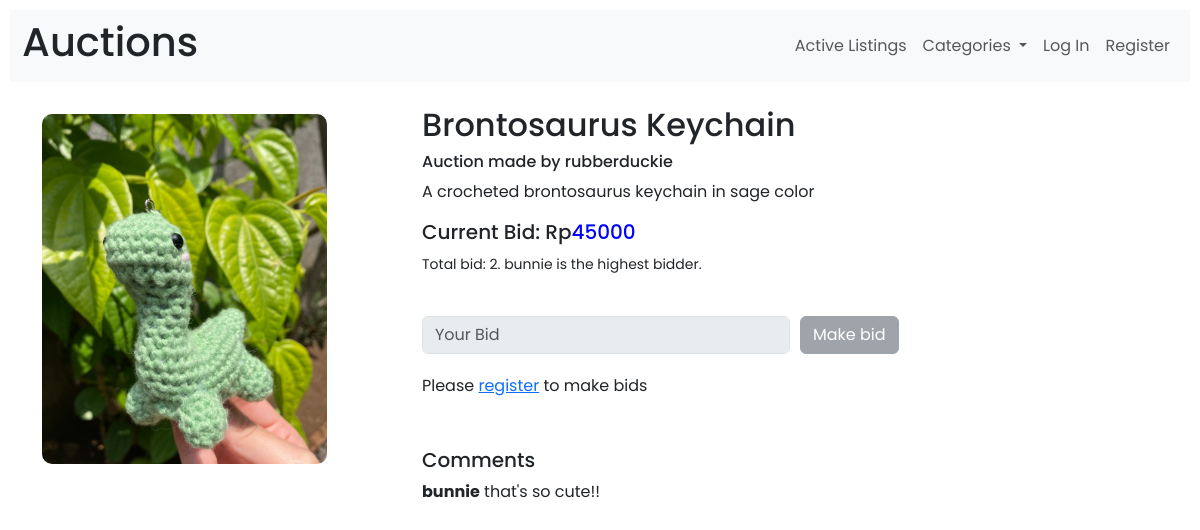
/4, run on the app's committed database.
### auctions/models.py (models this page shows, shortened)
class Listings(models.Model):
    category_list = [
        ('Fashion', 'Fashion'),
        ('Toys', 'Toys'),
        ('Electronics', 'Electronics'),
        ('Home', 'Home'),
        ('Others', 'Others')
    ]
    title = models.CharField(max_length=50)
    description = models.TextField()
    current_bid = models.DecimalField(max_digits=12, decimal_places=0)
    image = models.ImageField(null= True, blank=True, upload_to='auctions/images/')
    category = models.CharField(choices=category_list, blank=True, max_length=15)
    author = models.ForeignKey(User, on_delete=models.CASCADE,related_name="posts", default=0)
    status= models.BooleanField(default=True)
    objects = CreateListing()

class User(AbstractUser):
    pass

class Bid(models.Model):
    bid = models.DecimalField(max_digits=12, decimal_places=0)
    bidder = models.ForeignKey(User,on_delete=models.CASCADE, related_name="bid_value", default=0)
    bid_object= models.ForeignKey(Listings,on_delete=models.CASCADE, related_name="bid", default=0)
    winner = models.BooleanField(default= False)
    objects = CreateBid()

class Comment(models.Model):
    comment = models.CharField(max_length=500)
    account = models.ForeignKey(User,on_delete=models.CASCADE, related_name="comments", default=0)
    comment_object= models.ForeignKey(Listings,on_delete=models.CASCADE, related_name="commented", default=0)
    objects = CreateComment()

### auctions/views.py (the view, shortened to what this page needs)
# urls.py: path("<int:listing_id>", views.listing_page, name="listing"),
def listing_page (request, listing_id):
    post = Listings.objects.get(pk=listing_id)
    bid_exist = Bid.objects.filter(bid_object = listing_id)
    try:
        watchlist = Watchlist.objects.get(item=listing_id)
    except Watchlist.DoesNotExist:
        watchlist = None
    if bid_exist:
        top_bid = Bid.objects.filter(bid_object = listing_id).latest('bid')
        return render(request, "auctions/listing.html", {
            "listing": post,
            "comments": Comment.objects.filter(comment_object = listing_id),
            "top_bid" : top_bid,
            "bid_exist" : bid_exist,
            "watchlist": watchlist
        })
    return render(request, "auctions/listing.html", {
        "listing": post,
        "comments": Comment.objects.filter(comment_object = listing_id),
        "watchlist": watchlist
    })

### auctions/templates/auctions/listing.html (shortened to what this page needs)
{% extends "auctions/layout.html" %}
{% block body %}
<br>
<div class="container">
    <div class="row">
        <div class = "col-4 mt-2">
            <img src="{{listing.image.url}}" alt="listing image" class="image-rounded">
            <br>
            <br>
        </div>
        {% if not top_bid.winner %}
            <div class = "col-8 style="text-align: justify;">
                <h2>{{listing.title}}</h2>
                <h6> Auction made by {{listing.author.username}}</h6>
                <p>{{listing.description}}</p>
                {% if top_bid %}
                <h5>Current Bid: Rp<span style="color: blue">{{top_bid.bid}}</span></h5>
                    {% if top_bid.bidder.username == user.username %}
                    <p><small>Total bid: {{ bid_exist | length}}. You're the highest bidder.</small></p>
                    {% else %}
                    <p><small>Total bid: {{ bid_exist | length}}. {{top_bid.bidder.username}} is the highest bidder.</small></p>
                    {% endif %}
                {% else %}
                    <h5>Starting Bid: Rp<span style="color: blue">{{listing.current_bid}}</span></h5>
                {% endif %}
                {% if user.is_authenticated and user.username != listing.author.username %}
                <form action="{% url 'listing' listing.id %}" method="post" >
                    {% csrf_token %}
                    <div class="form-group form-side">
                        <input class="form-control" type="number" name="bid" placeholder="Your Bid" style="width:50%">
                        <input class="btn btn-primary" type="submit" value="Make bid">
                    </div>
                        <div class="comment-container">
                            <h5>Comments</h5>
                            {% for c in comments %}
                                <strong>{{ c.account.username}}</strong>
                                {{ c.comment }}
                                <br>
                            {% endfor %}
                        </div>
                        <div class="form-group form-side">
                            <input class="form-control" type="text" name="comment" placeholder="Add a comment">
                            <input class="btn btn-primary" type="submit" value="Comment">
                        </div>
                    </form>
                    {% else %}
                    <br>
                    <form action="{% url 'listing' listing.id %}" method="post" >
                        <div class="form-group form-side">
                            <input class="form-control" type="number" name="bid" placeholder="Your Bid" style="width:50%" disabled>
                            <input class="btn btn-secondary" type="submit" value="Make bid" disabled>
                        </div>
                    Please <a href="{% url 'register' %}">register</a> to make bids
                    <br>
                    <div class="comment-container">
                        <h5>Comments</h5>
                        {% for c in comments %}
                            <strong>{{ c.account.username}}</strong>
                            {{ c.comment }}
                            <br>
                        {% empty %}
                            No comments yet
                        {% endfor %}
                    </div>
                    </form>
                    {% endif %}
        {% endif %}
        </div>
    </div>
</div>
{% endblock %}

### auctions/static/auctions/styles.css (style rules this page uses)
body { padding: 10px; font-family: 'Poppins' !important; }
.form-group { margin-bottom: 20px!important; }
.comment-container { padding-top: 50px!important; padding-bottom: 20px!important; }
.image-rounded { border-radius: 10px!important; width: 80%; height: 350px; object-fit: cover; }
.form-side { display: flex; justify-content: flex-start; align-items: center; gap: 10px; }

### data on the page
Listings: image (picture), title "Brontosaurus Keychain", author.username "rubberduckie", description "A crocheted brontosaurus keychain in sage color"
Bid: bid "45000", bidder.username "bunnie"
Comment: account.username "bunnie", comment "that's so cute!!"

### other printed values
{{ bid_exist | length }} "2"
